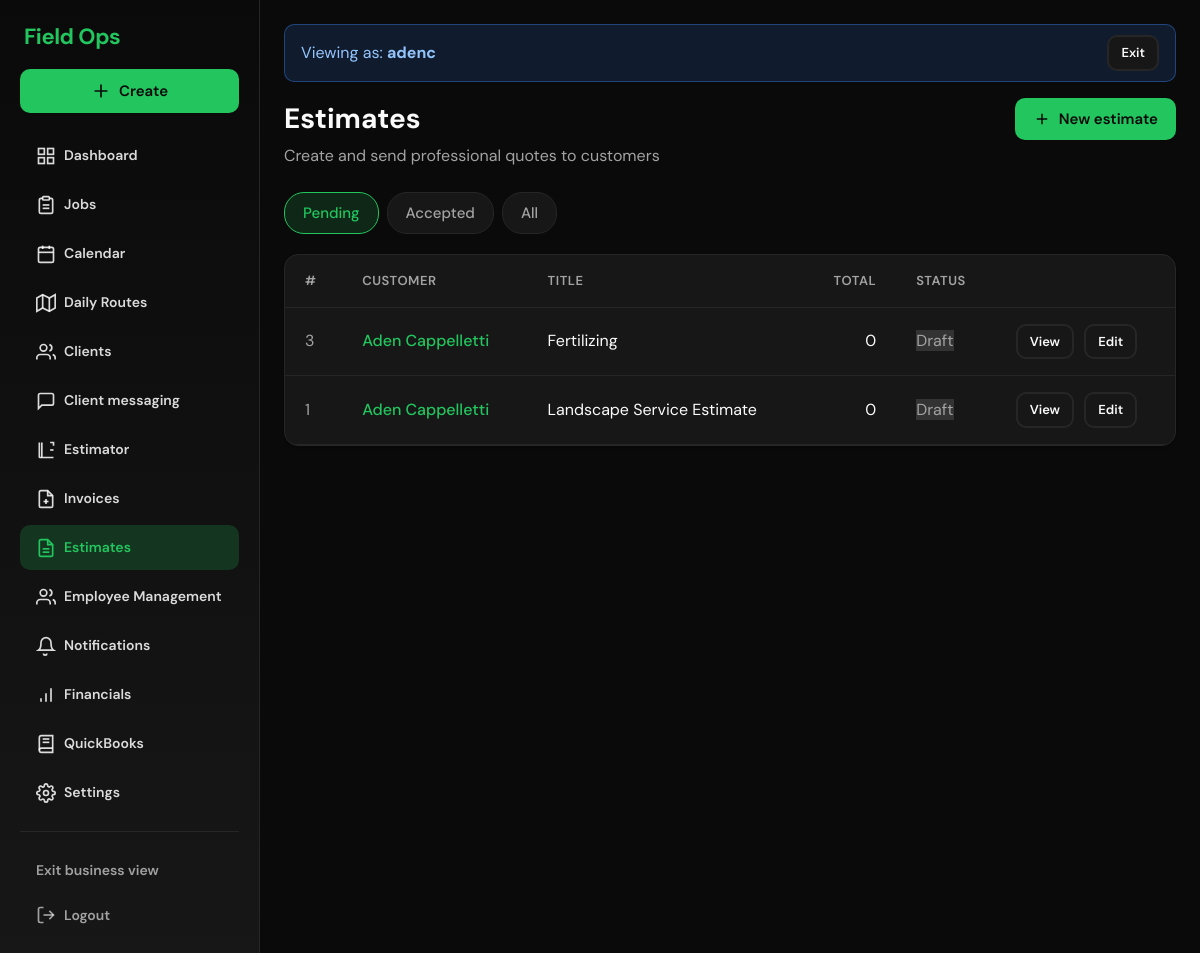
Before: /billing/estimates/ (signed in) with the older database file.
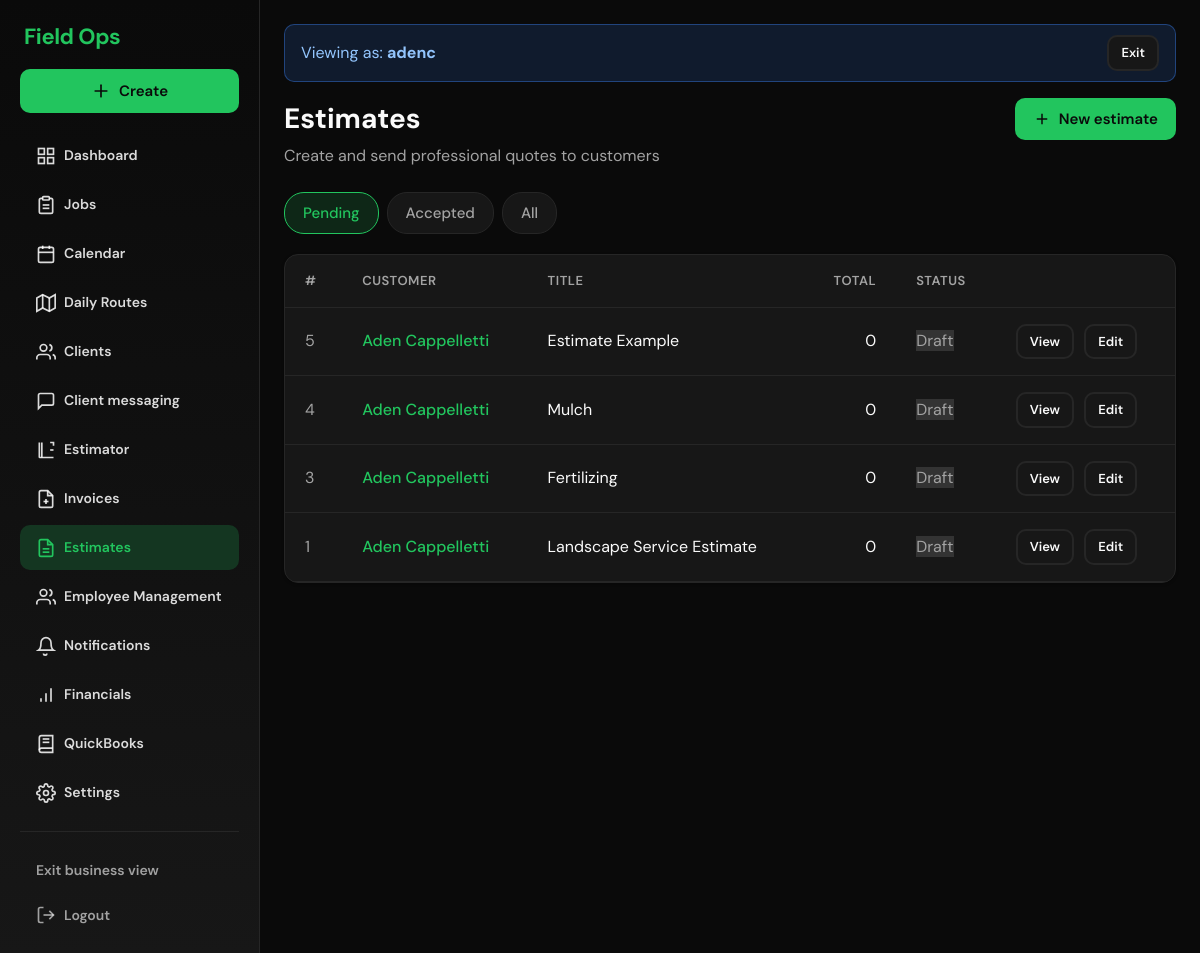
After: the same page with the newer database file.
### billing/models.py (models this page shows, shortened)
class Estimate(models.Model):
    STATUS_CHOICES = [
        ('draft', 'Draft'),
        ('sent', 'Sent'),
        ('accepted', 'Accepted'),
        ('declined', 'Declined'),
    ]
    business = models.ForeignKey(
        Business,
        on_delete=models.CASCADE,
        related_name='estimates'
    )
    customer = models.ForeignKey(
        Customer,
        on_delete=models.CASCADE,
        related_name='estimates'
    )
    title = models.CharField(max_length=255, default='Field Ops Service Estimate')
    status = models.CharField(max_length=20, choices=STATUS_CHOICES, default='draft')
    valid_until = models.DateField(null=True, blank=True)
    notes = models.TextField(blank=True)
    created_at = models.DateTimeField(auto_now_add=True)
    updated_at = models.DateTimeField(auto_now=True)
    sent_at = models.DateTimeField(null=True, blank=True)
    view_token = models.CharField(max_length=64, unique=True, null=True, blank=True)
    accepted_at = models.DateTimeField(null=True, blank=True)
    accepted_total = models.DecimalField(max_digits=10, decimal_places=2, null=True, blank=True)
    last_follow_up_at = models.DateTimeField(null=True, blank=True, help_text="When a follow-up email was last sent")
    def total(self):
        return sum(item.line_total for item in self.line_items.all())

### customers/models.py (models this page shows, shortened)
class Customer(models.Model):
    business = models.ForeignKey(
        Business,
        on_delete=models.CASCADE,
        related_name='customers'
    )
    name = models.CharField(max_length=255)
    phone = models.CharField(max_length=20, blank=True)
    alt_phone = models.CharField(max_length=20, blank=True, verbose_name='Alternate phone')
    email = models.EmailField(blank=True)
    COMMUNICATION_PREFERENCE_CHOICES = [
        ("", "— Not set —"),
        ("email", "Email"),
        ("sms", "Text (SMS)"),
        ("both", "Email and Text"),
    ]
    communication_preference = models.CharField(
        max_length=10,
        choices=COMMUNICATION_PREFERENCE_CHOICES,
        default="",
        blank=True,
        help_text="How this client prefers to be contacted.",
    )
    address_line1 = models.CharField(max_length=255, blank=True, verbose_name='Address')
    address_line2 = models.CharField(max_length=255, blank=True, verbose_name='Address line 2')
    city = models.CharField(max_length=100, blank=True)
    state = models.CharField(max_length=50, blank=True)
    postal_code = models.CharField(max_length=20, blank=True, verbose_name='ZIP / Postal code')
    notes = models.TextField(blank=True)
    INVOICE_FREQUENCY_CHOICES = [
        ("", "Ask each time (choose when job is completed)"),
        ("per_service", "Per service — invoice when each job is completed"),
        ("monthly", "Monthly — add completed jobs to a monthly invoice"),
    ]
    invoice_frequency = models.CharField(
        max_length=20,
        choices=INVOICE_FREQUENCY_CHOICES,
        default="",
        blank=True,
        help_text="When to send invoices for this client. Leave blank to choose per job.",
    )
    monthly_invoice_send_day = models.PositiveSmallIntegerField(
        null=True,
        blank=True,
        validators=[MinValueValidator(1), MaxValueValidator(28)],
        help_text="For monthly clients: day of month to send the invoice (1–28). E.g. 1 = 1st, 15 = 15th. Leave blank to send manually.",
    )
    invoice_due_days = models.PositiveSmallIntegerField(
        null=True,
        blank=True,
        validators=[MinValueValidator(0), MaxValueValidator(365)],
        help_text="Override due date for this client: days from issue date (e.g. 15 = Net 15). Leave blank to use business default.",
    )
    created_at = models.DateTimeField(auto_now_add=True)
    updated_at = models.DateTimeField(auto_now=True)

### billing/views.py (the view)
# urls.py: path("estimates/", views.estimate_list, name="estimate_list"),
@role_required("owner")
def estimate_list(request):
    business = _get_business(request)
    if not business:
        messages.error(request, "You must be associated with a business.")
        return redirect("/")
    estimates = Estimate.objects.filter(business=business).select_related("customer").order_by("-created_at")
    status_filter = request.GET.get("status") or "pending"
    if status_filter == "accepted":
        estimates = estimates.filter(status="accepted")
    elif status_filter == "pending":
        estimates = estimates.exclude(status="accepted")
    else:
        status_filter = "all"
    return render(request, "billing/estimate_list.html", {
        "estimates": estimates,
        "status_filter": status_filter,
    })

### accounts/context_processors.py (called while the page is built)
def notification_unread_count(request):
    if request.user.is_authenticated:
        return {
            "notification_unread_count": Notification.objects.filter(
                to_user=request.user, read_at__isnull=True
            ).count(),
        }
    return {"notification_unread_count": 0}

### accounts/utils.py (called while the page is built)
def get_business(request):
    if not request.user.is_authenticated:
        return None
    if request.user.is_superuser:
        business_id = request.session.get("platform_business_id")
        if business_id:
            try:
                return Business.objects.get(pk=business_id)
            except Business.DoesNotExist:
                request.session.pop("platform_business_id", None)
                return None
        return None
    return getattr(request.user, "business", None)

### billing/templates/billing/estimate_list.html (shortened to what this page needs)
{% extends "base.html" %}
{% block content %}
<div class="estimate-page">
  <header class="estimate-page-header">
    <div class="estimate-page-heading">
      <h1>Estimates</h1>
      <p class="estimate-page-subtitle">Create and send professional quotes to customers</p>
    </div>
    <a href="{% url 'billing:estimate_create' %}" class="btn btn-primary">
      <svg width="18" height="18" viewBox="0 0 24 24" fill="none" stroke="currentColor" stroke-width="2"><line x1="12" y1="5" x2="12" y2="19"/><line x1="5" y1="12" x2="19" y2="12"/></svg>
      New estimate
    </a>
  </header>
  <div class="estimate-filters">
    <a href="?status=pending" class="filter-pill {% if status_filter == 'pending' %}active{% endif %}">Pending</a>
    <a href="?status=accepted" class="filter-pill {% if status_filter == 'accepted' %}active{% endif %}">Accepted</a>
    <a href="?status=all" class="filter-pill {% if status_filter == 'all' %}active{% endif %}">All</a>
  </div>
  <div class="card estimate-list-card">
    {% if estimates %}
    <div class="estimate-table-wrap">
      <table class="data-table estimate-table">
        <thead>
          <tr>
            <th>#</th>
            <th>Customer</th>
            <th>Title</th>
            <th class="num">Total</th>
            <th>Status</th>
            <th class="col-actions"></th>
          </tr>
        </thead>
        <tbody>
          {% for est in estimates %}
          <tr>
            <td class="col-id">{{ est.id }}</td>
            <td><a href="{% url 'customer_detail' est.customer.id %}" class="link-primary">{{ est.customer.name }}</a></td>
            <td>{{ est.title }}</td>
            <td class="num">{{ est.total }}</td>
            <td><span class="badge badge-{{ est.status }}">{{ est.status|title }}</span></td>
            <td class="col-actions">
              <a href="{% url 'billing:estimate_detail' est.id %}" class="btn btn-secondary btn-sm">View</a>
              {% if est.status == 'draft' %}
              <a href="{% url 'billing:estimate_edit' est.id %}" class="btn btn-secondary btn-sm">Edit</a>
              {% endif %}
            </td>
          </tr>
          {% endfor %}
        </tbody>
      </table>
    </div>
    {% else %}
    <div class="estimate-empty">
      <p class="estimate-empty-title">No estimates yet</p>
      <p class="estimate-empty-text">Create your first estimate to send a professional quote to a customer.</p>
      <a href="{% url 'billing:estimate_create' %}" class="btn btn-primary">Create estimate</a>
    </div>
    {% endif %}
  </div>
</div>
{% endblock %}

Changed rows visible on the page:
added Estimate: id "5", customer.name "Aden Cappelletti", title "Estimate Example", total "0", status "Draft", shows "Edit"
added Estimate: id "4", customer.name "Aden Cappelletti", title "Mulch", total "0", status "Draft", shows "Edit"
